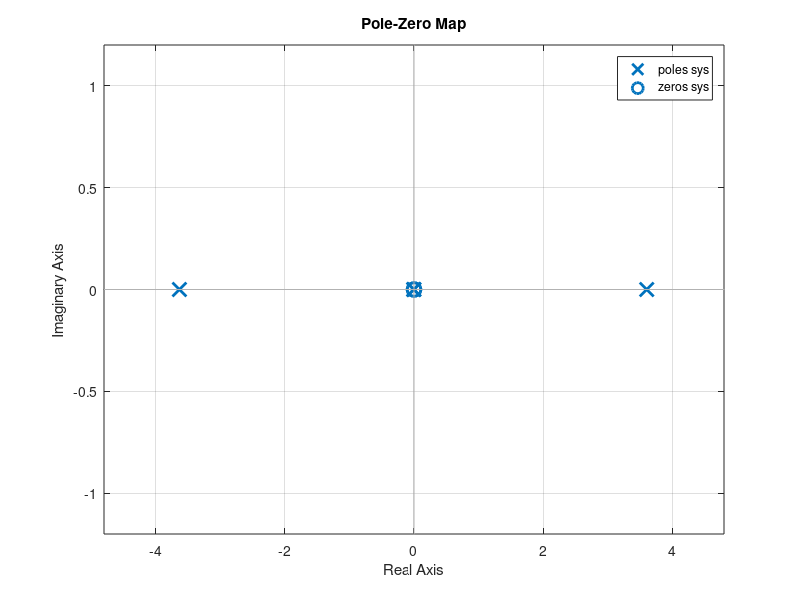

Source code (MATLAB):
mc= 1.5;
mp= 0.5;
g = 9.82;
L = 1;
d1= 0.01;
d2= 0.01;
A = [0,0,1,0;
    0,0,0,1;
    0,(g*mp)/mc,-d1/mc,-d2/(L*mc);
    0,(g*(mc+mp))/(L*mc),-d1/(L*mc),-(d2*(mc+mp))/(L*L*mc*mp)];
B = [0;0;1/mc;1/(L*mc)];
C = [0,1,0,0];          %for q2 as output
% C = [1,0,0,0]         for q1 as output
D = 0;
sys=ss(A,B,C,D)        %builds a state-space model


p=pole(sys)            % pole:frequency at which the denominator of the transfer sys=0  (if (-)ve then sys is stable)
%eig(A)                 % same as pole; poles correspond to the freq domain and eigen values correspond to the state-space domain.
z=zero(sys)            % zero:frequency at which the numerator of the transfer sys=0  (if (-)ve then sys is stable)
s=isstable(sys)        % if s=0:sys not stable ; if s=1:sys is stable
pzmap(sys)             % plots zero pole map:shows the location in the complex plane of the poles and zeros of the transfer function         
tf_sys=tf(sys)         % converts ss model to tranfer fn(mathematical function which models the device's output for each possible input)
[a,b]=ss2tf(A,B,C,D)   % gives a=num of tf & b=den of tf

zpk_sys=zpk(sys)       % gives the zero-pole gain model of the system